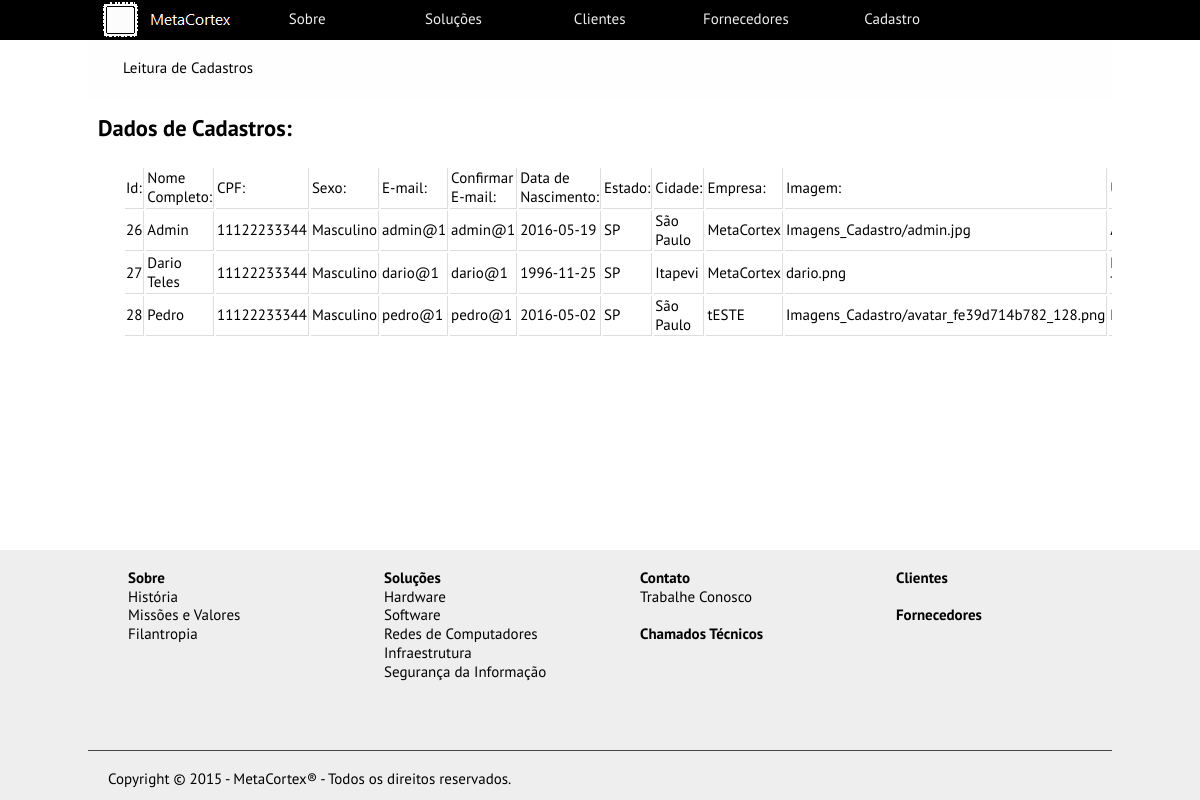
The app's page /code/metacortex/form_buscar.php with its own data.
### tables this page shows
CREATE TABLE IF NOT EXISTS `tb_cadastros` (
`id` int(255) NOT NULL,
  `nome_completo` varchar(100) NOT NULL,
  `cpf` varchar(15) NOT NULL,
  `sexo` varchar(10) NOT NULL,
  `email` varchar(100) NOT NULL,
  `email_confirmacao` varchar(100) NOT NULL,
  `data_nascimento` date NOT NULL,
  `estado` varchar(2) NOT NULL,
  `cidade` varchar(40) NOT NULL,
  `telefone` varchar(30) NOT NULL,
  `empresa` varchar(100) NOT NULL,
  `imagem` varchar(150) NOT NULL,
  `username` varchar(100) NOT NULL,
  `senha` varchar(50) NOT NULL,
  `confirmar_senha` varchar(50) NOT NULL
);

### code/metacortex/form_buscar.php (the view, shortened to what this page needs)
<!DOCTYPE html>
<html lang="pt-br">
	<head>
		<link rel="stylesheet" type="text/css" href="CSS\style.css" />
		<link rel="stylesheet" type="text/css" href="CSS\style_cadastro.css" />
	</head>
	<body>
		<header>
			<?php include 'menu.php';?>
			<nav id="guia_paginas">
				<br>
					<p> Leitura de Cadastros <p>
				<br>
			</nav>
		</header>
		<article id="conteudo">
            <br>
            <header><h2>Dados de Cadastros:</h2></header>
            <br>
            <?php
                include "conecta_mysql.php";
                $resultado = mysqli_query($conexao, "SELECT * from tb_cadastros") or die("Não foi possível acessar a tabela: ".mysqli_error($conexao));
                echo "<div style='overflow-x:auto;'><table>";
                if($resultado){
                    echo "<tr><td>Id:  </td>
                        <td>Nome Completo:  </td>
                        <td> CPF: </td>
                        <td> Sexo: </td>
                        <td> E-mail: </td>
                        <td> Confirmar E-mail: </td>
                        <td> Data de Nascimento: </td>
                        <td> Estado: </td>
                        <td> Cidade: </td>
                        <td> Empresa: </td>
                        <td> Imagem: </td>
                        <td> Username: </td>
                        <td> Senha: </td>
                        <td> Confirmar Senha:</td>
                        </tr>";
                    while($row = mysqli_fetch_array($resultado)){
                        echo "<tr>";
                        echo "<td>".$row["id"]. " </td>
                            <td>".$row["nome_completo"]. " </td>
                            <td>".$row["cpf"]." </td>
                            <td>".$row["sexo"]." </td>
                            <td>".$row["email"]." </td>
                            <td>".$row["email_confirmacao"]." </td>
                            <td>".$row["data_nascimento"]." </td>
                            <td>".$row["estado"]." </td>
                            <td>".$row["cidade"]." </td>
                            <td>".$row["empresa"]." </td>
                            <td>".$row["imagem"]." </td>
                            <td>".$row["username"]." </td>
                            <td>".$row["senha"]." </td>
                            <td> ".$row["confirmar_senha"]."</td>";
                        echo "</tr>";
                    }
                }
                echo "</table></div>";
            ?>
            <br>
            <br>
            <br>
        </article>
		<?php include 'footer.php';?>
	</body>
</html>

### code/metacortex/CSS/style.css (style rules this page uses)
* { margin: 0; }
body { font-family: 'PT Sans', sans-serif; font-size: 15px; line-height: 125%; }
#guia_paginas { width: 1024px; height: 60px; background-color: #FEFEFE; margin:auto; text-align:left; clean:both; }
#guia_paginas p { text-indent: 35px; }
#conteudo { width:1024px; height:750px; margin:auto; background-color: #FFFFFF; }

### code/metacortex/CSS/style_cadastro.css (style rules this page uses)
#conteudo { width:1024px; height:450px; margin:auto; background-color: #FFFFFF; }
#conteudo header { margin-left: 10px; margin-bottom: 10px; font-size: 15px; }
#conteudo table { margin-left: 35px; width: 400px; //margin: 0 auto; }

### code/metacortex/form_buscar.php (style rules this page uses)
td { border-bottom: 1px solid #ddd;border-right: 1px solid #ddd; }

### records on screen
tb_cadastros: id "26", nome_completo "Admin", cpf "11122233344", sexo "Masculino", email "admin@1", email_confirmacao "admin@1", data_nascimento "2016-05-19", estado "SP", cidade "São Paulo", empresa "MetaCortex", imagem "Imagens_Cadastro/admin.jpg"
tb_cadastros: id "27", nome_completo "Dario Teles", cpf "11122233344", sexo "Masculino", email "dario@1", email_confirmacao "dario@1", data_nascimento "1996-11-25", estado "SP", cidade "Itapevi", empresa "MetaCortex", imagem "dario.png"
tb_cadastros: id "28", nome_completo "Pedro", cpf "11122233344", sexo "Masculino", email "pedro@1", email_confirmacao "pedro@1", data_nascimento "2016-05-02", estado "SP", cidade "São Paulo", empresa "tESTE", imagem "Imagens_Cadastro/avatar_fe39d714b782_128.png"
